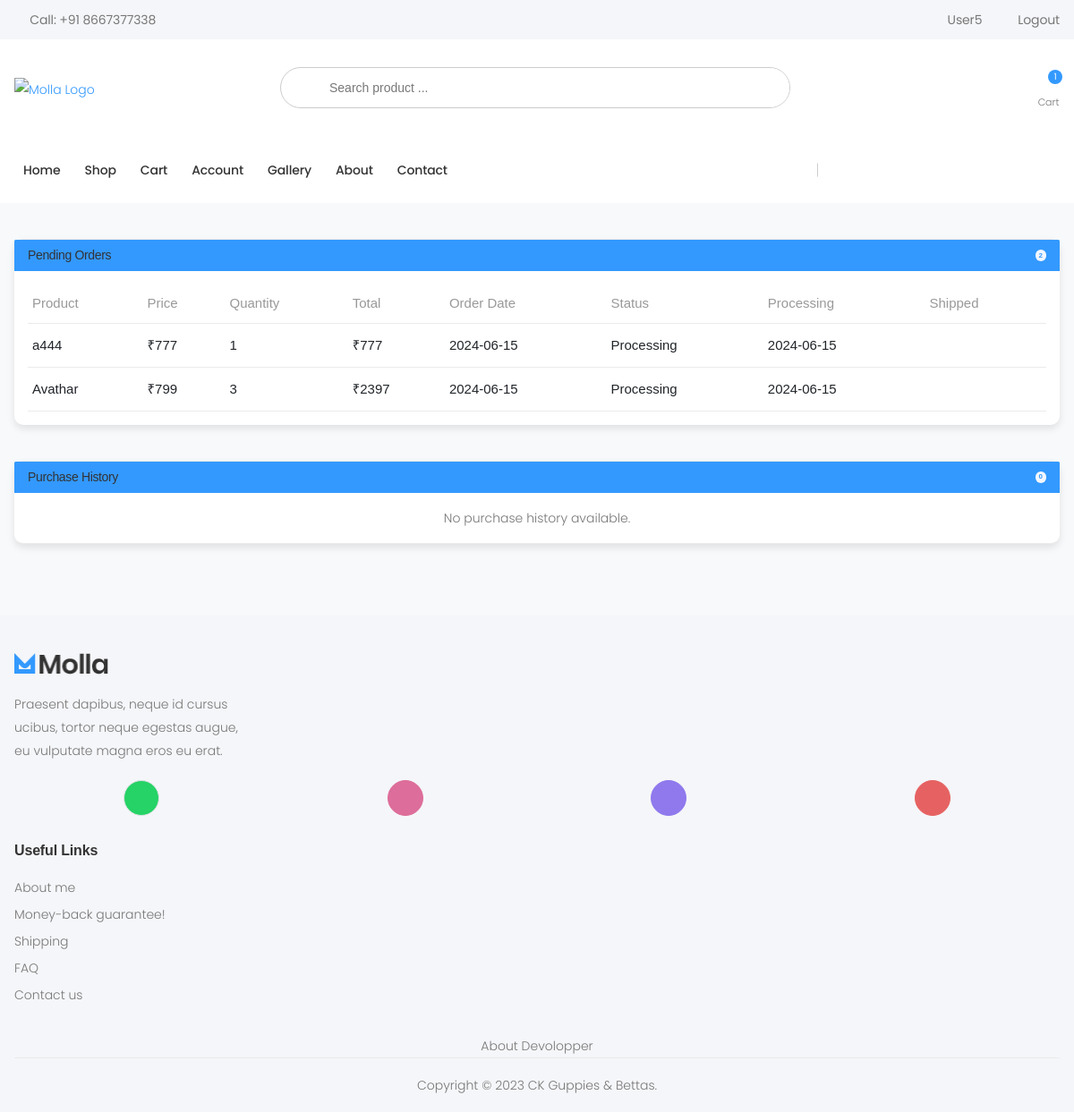
Before: /orders/ (signed in) with the older database file.
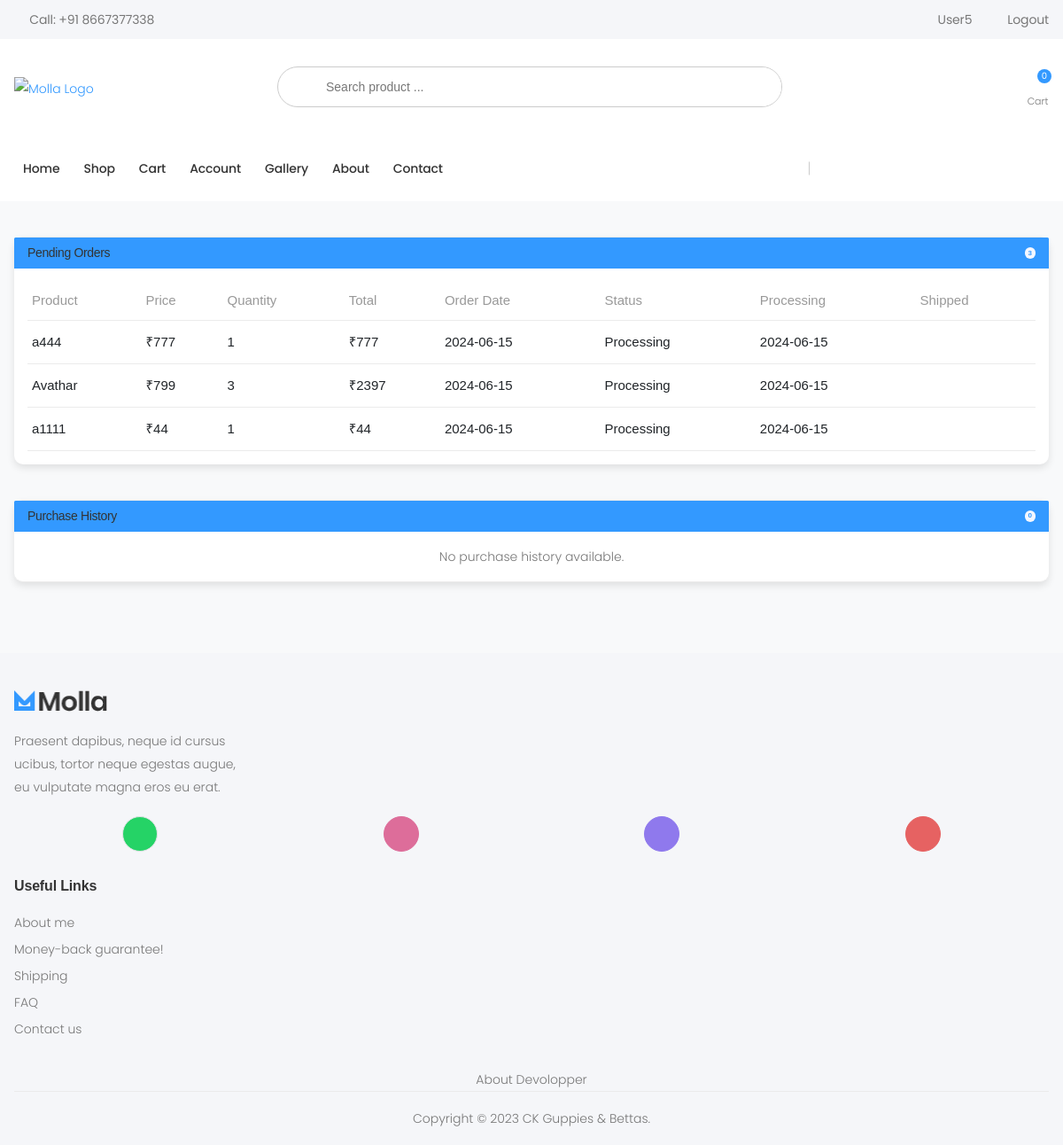
After: the same page with the newer database file.
### store/models.py (models this page shows, shortened)
class OrderItem(models.Model):
    product = models.ForeignKey(Product, on_delete=models.SET_NULL, null=True)
    order = models.ForeignKey(Order, on_delete=models.SET_NULL, null=True)
    quantity = models.IntegerField(default=0, null=True, blank=True)
    date_added = models.DateTimeField(auto_now_add=True)
    price_at_purchase = models.DecimalField(max_digits=7, decimal_places=2, null=True, blank=True)
    @property
    def get_total(self):
        if self.price_at_purchase is None:
            self.price_at_purchase = self.product.new_price
        return self.price_at_purchase * self.quantity

class Product(models.Model):
    name = models.CharField(max_length=250, unique=True)
    slug = models.SlugField(max_length=250, unique=True)
    description = models.TextField(blank=True)
    old_price = models.DecimalField(max_digits=7, blank=True, null=True, decimal_places=2)
    new_price = models.DecimalField(max_digits=7, blank=False, decimal_places=2)
    category = models.ForeignKey(Category, on_delete=models.CASCADE)
    image_1 = models.ImageField(upload_to='product')
    image_2 = models.ImageField(upload_to='product', blank=True)
    image_3 = models.ImageField(upload_to='product', blank=True)
    video_url = models.URLField(max_length=200, blank=True)
    stock = models.IntegerField()
    available = models.BooleanField(default=True)
    new = models.BooleanField(default=True)
    created = models.DateTimeField(auto_now_add=True)
    update = models.DateField(auto_now=True)
    class Meta:
        ordering = ('name',)
        verbose_name = 'product'
        verbose_name_plural = 'products'

class Order(models.Model):
    STATUS_CHOICES = [
        ('Processing', 'Processing'),
        ('Shipped', 'Shipped'),
        ('Delivered', 'Delivered')
    ]
    customer = models.ForeignKey(Customer, on_delete=models.SET_NULL, null=True, blank=True)
    date_ordered = models.DateTimeField(auto_now_add=True)
    complete = models.BooleanField(default=False)
    transaction_id = models.CharField(max_length=100, null=True)
    status = models.CharField(max_length=20, choices=STATUS_CHOICES, default='Processing')
    processing_time = models.DateTimeField(null=True, blank=True)
    shipped_time = models.DateTimeField(null=True, blank=True)
    delivered_time = models.DateTimeField(null=True, blank=True)
    @property
    def get_cart_items(self):
        orderitems = self.orderitem_set.all()
        total = sum([item.quantity for item in orderitems])
        return total

### store/views.py (the view)
# urls.py: path('orders/',views.orders,name='orders'),
def orders(request):
    if not request.user.is_authenticated:
        return redirect('auth_app:login')
    customer = request.user.customer
    orders = Order.objects.filter(customer=customer, complete=True)
    pending_orders = orders.exclude(status='Delivered')
    delivered_orders = orders.filter(status='Delivered')
    context = {
        'user': request.user,
        'pending_orders': pending_orders,
        'delivered_orders': delivered_orders,
    }
    return render(request, 'store/orders.html', context)

### store/context_processors.py (called while the page is built)
def menu_link(request):
    links_list = Category.objects.all()
    paginator3 = Paginator(links_list,8)
    try:
        page = int(request.GET.get('page', '1'))
    except:
        page = 1
    try:
        links = paginator3.page(page)
    except (InvalidPage,EmptyPage):
        links = paginator3.page(paginator3.num_pages)
    return dict(links = links)

def cart_data(request):
    data = cartData(request)
    cartItems = data['cartItems']
    return dict(cartItems = cartItems)

### store/models.py (called while the page is built)
    def get_url(self):
        return reverse('store_app:product_by_category', args=[self.slug])

### store/utils.py (called while the page is built, shortened)
def cartData(request):
	if request.user.is_authenticated:
		customer = request.user.customer
		order, created = Order.objects.get_or_create(customer=customer, complete=False)
		items = order.orderitem_set.all()
		cartItems = order.get_cart_items
		total_price_difference = 0
	return {'cartItems':cartItems ,'order':order, 'items':items, 'total_price_difference':total_price_difference}

### store/templates/store/orders.html (shortened to what the changed rows need)
{% extends "store/Base.html" %}
{% load static %}
{% block content %}
<div class="container my-5">
    <div class="row">
        <div class="col-12">
            <div class="card mb-4">
                <div class="card-header bg-primary text-white d-flex justify-content-between align-items-center">
                    <h5 class="mb-0">Pending Orders</h5>
                    <span class="badge bg-light text-primary ml-auto">{{ pending_orders|length }}</span>
                </div>
                <div class="card-body">
                    {% if pending_orders %}
                    <div class="table-responsive">
                        <table class="table table-hover">
                            <thead>
                                <tr>
                                    <th>Product</th>
                                    <th>Price</th>
                                    <th>Quantity</th>
                                    <th>Total</th>
                                    <th>Order Date</th>
                                    <th>Status</th>
                                    <th>Processing</th>
                                    <th>Shipped</th>
                                </tr>
                            </thead>
                            <tbody>
                                {% for order in pending_orders %}
                                {% for item in order.orderitem_set.all %}
                                <tr>
                                    <td>{{ item.product.name }}</td>
                                    <td>₹{{ item.price_at_purchase|floatformat:0 }}</td>
                                    <td>{{ item.quantity }}</td>
                                    <td>₹{{ item.get_total|floatformat:0 }}</td>
                                    <td>{{ order.date_ordered|date:"Y-m-d" }}</td>
                                    <td>{{ order.status }}</td>
                                    <td>{{ order.processing_time|date:"Y-m-d" }}</td>
                                    <td>{{ order.shipped_time|date:"Y-m-d" }}</td>
                                </tr>
                                {% endfor %}
                                {% endfor %}
                            </tbody>
                        </table>
                    </div>
                    {% else %}
                    <p class="text-center">No pending orders available.</p>
                    {% endif %}
                </div>
            </div>
        </div>
    </div>
</div>
{% endblock %}

### store/templates/store/Base.html (shortened to what the changed rows need)
{% load static %}
<!DOCTYPE html>
<html lang="en">
<head>
    <link rel="stylesheet" href="{% static 'assets/vendor/line-awesome/line-awesome/line-awesome/css/line-awesome.min.css' %}">
    <link rel="stylesheet" href="{% static 'assets/css/bootstrap.min.css' %}">
    <link rel="stylesheet" href="{% static 'assets/css/plugins/owl-carousel/owl.carousel.css' %}">
    <link rel="stylesheet" href="{% static 'assets/css/plugins/magnific-popup/magnific-popup.css' %}">
    <link rel="stylesheet" href="{% static 'assets/css/plugins/jquery.countdown.css' %}">
    <link rel="stylesheet" href="{% static 'assets/css/style.css' %}">
    <link rel="stylesheet" href="{% static 'assets/css/skins/skin-demo-4.css' %}">
    <link rel="stylesheet" href="{% static 'assets/css/demos/demo-4.css' %}">
    <link rel="stylesheet" href="{% static 'assets/css/style2.css' %}">
</head>
<body>
    <div class="page-wrapper">
        <header class="header header-intro-clearance header-4">
            <div class="header-middle">
                <div class="container">
                    <div class="header-right">
                        <div class="dropdown cart-dropdown">
                            <a href="{% url 'store_app:cart' %}" class="dropdown-toggle">
                                <div class="icon">
                                    <i class="icon-shopping-cart"></i>
                                    <span class="cart-count">{{cartItems}}</span>
                                </div>
                            </a>
                        </div>
                    </div>
                </div>
            </div>
        </header>
        {% block content %}{% endblock %}
    </div>
</body>
</html>

Changed rows visible on the page:
now on this page (row edited): Order: date_ordered "2024-06-15", status "Processing", processing_time "2024-06-15"
now on this page (row unchanged): OrderItem: product.name "a1111", price_at_purchase "44", quantity "1", get_total "44"
Other visible differences:
{{ cartItems }}: "1" → "0"
{{ pending_orders|length }}: "2" → "3"
